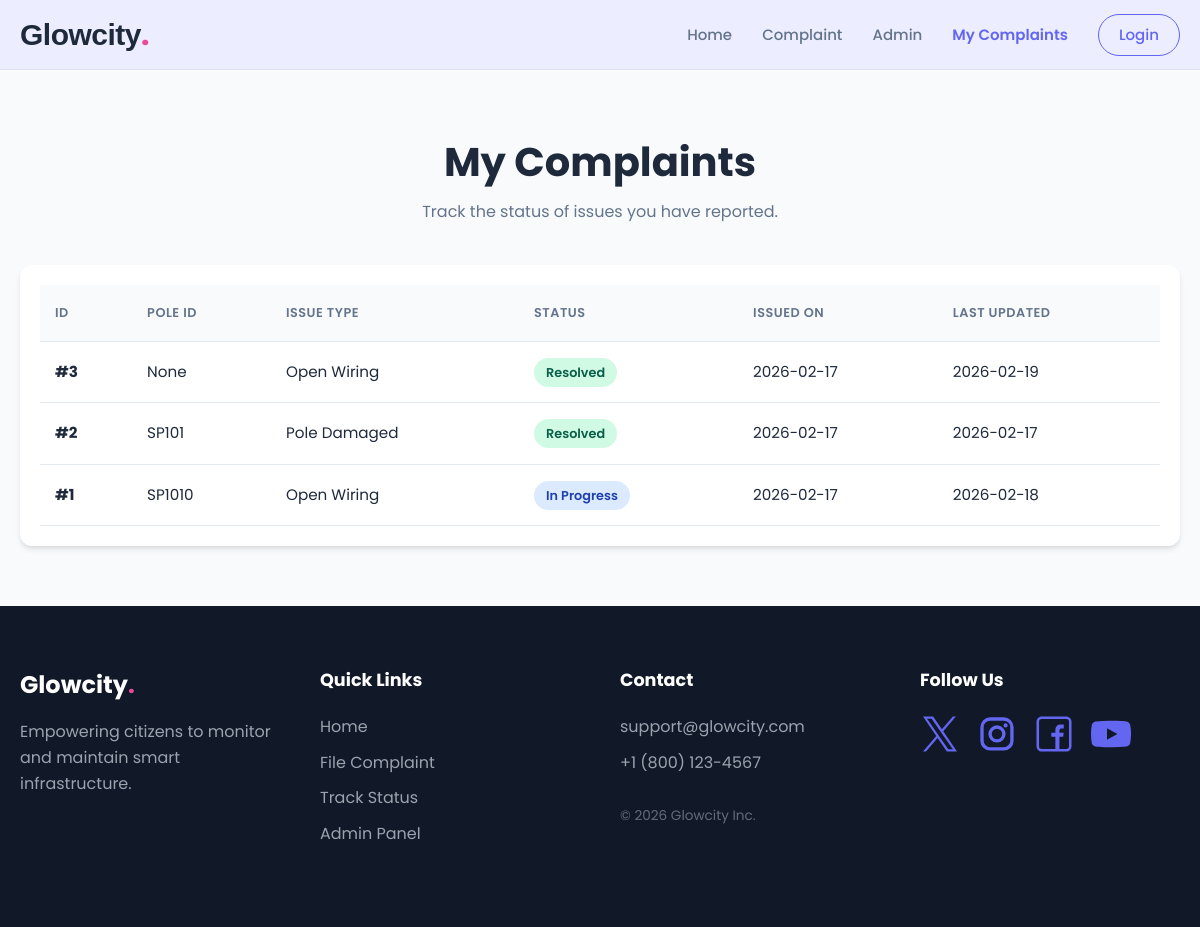
The page /my_complaints (signed in) on the database its author committed.
### tables this page shows
CREATE TABLE complaints (
        id INTEGER PRIMARY KEY AUTOINCREMENT,
        user_id INTEGER,
        pole_id TEXT,
        complaint_type TEXT,
        description TEXT,
        latitude TEXT,
        longitude TEXT,
        image TEXT,
        status TEXT DEFAULT 'Pending',
        issue_date TEXT,
        updated_at TEXT
    );

### app.py (the view)
@app.route('/my_complaints')
def my_complaints():
    if not session.get('user_id'):
        return redirect(url_for('login'))
    conn = get_db_connection()
    complaints = conn.execute("""
        SELECT * FROM complaints
        WHERE user_id=?
        ORDER BY id DESC
    """, (session['user_id'],)).fetchall()
    conn.close()
    return render_template('my_complaints.html', complaints=complaints)

### app.py (called while the page is built)
def get_db_connection():
    conn = sqlite3.connect('database.db')
    conn.row_factory = sqlite3.Row
    return conn

### templates/my_complaints.html (shortened to what this page needs)
<!DOCTYPE html>
<html lang="en">
<head>
    <link rel="stylesheet" href="{{ url_for('static', filename='style.css') }}">
</head>
<body>
    <header class="header">
        <div class="container nav-container">
            <div class="logo">Glowcity<span class="dot">.</span></div>
            <nav class="nav-links">
                <a href="/">Home</a>
                <a href="/complaint">Complaint</a>
                <a href="/admin">Admin</a>
                <a href="/my_complaints" class="active-link">My Complaints</a>
                <a href="/login" class="login-btn">Login</a>
            </nav>
        </div>
    </header>
    <main class="page-content">
        <div class="container">
            <div class="dashboard-header">
                <h2>My Complaints</h2>
                <p>Track the status of issues you have reported.</p>
            </div>
            <div class="table-card">
                {% if complaints %}
                <div class="table-responsive">
                    <table class="modern-table">
                        <thead>
                            <tr>
                                <th>ID</th>
                                <th>Pole ID</th>
                                <th>Issue Type</th>
                                <th>Status</th>
                                <th>Issued On</th>
                                <th>Last Updated</th>
                            </tr>
                        </thead>
                        <tbody>
                            {% for c in complaints %}
                            <tr>
                                <td><strong>#{{ c.id }}</strong></td>
                                <td>{{ c.pole_id }}</td>
                                <td>{{ c.complaint_type }}</td>
                                <td>
                                    {% if c.status == "Pending" %}
                                        <span class="badge badge-pending">Pending</span>
                                    {% elif c.status == "In Progress" %}
                                        <span class="badge badge-progress">In Progress</span>
                                    {% else %}
                                        <span class="badge badge-resolved">Resolved</span>
                                    {% endif %}
                                </td>
                                <td>{{ c.issue_date }}</td>
                                <td>{{ c.updated_at or "Not Updated" }}</td>
                            </tr>
                            {% endfor %}
                        </tbody>
                    </table>
                </div>
                {% else %}
                <div class="no-data">
                    <p>No complaints submitted yet.</p>
                    <a href="/complaint" class="primary-btn">File a Complaint</a>
                </div>
                {% endif %}
            </div>
        </div>
    </main>
    <footer class="footer">
        <div class="container footer-container">
            <div class="footer-brand">
                <h3>Glowcity<span class="dot">.</span></h3>
                <p>Empowering citizens to monitor and maintain smart infrastructure.</p>
            </div>
            <div class="footer-links">
                <h4>Quick Links</h4>
                <a href="/">Home</a>
                <a href="/complaint">File Complaint</a>
                <a href="/my_complaints">Track Status</a>
                <a href="/admin">Admin Panel</a>
            </div>
            <div class="footer-contact">
                <h4>Contact</h4>
                <p>support@glowcity.com</p>
                <p>+1 (800) 123-4567</p>
                <p class="copyright">&copy; 2026 Glowcity Inc.</p>
            </div>
            <div class="footer-social">
                <h4>Follow Us</h4><div class="footer-social-icons">
                <a href="#"><svg xmlns="http://www.w3.org/2000/svg" width="16" height="16" viewBox="0 0 16 16"><path fill="currentColor" d="M9.294 6.928L14.357 1h-1.2L8.762 6.147L5.25 1H1.2l5.31 7.784L1.2 15h1.2l4.642-5.436L10.751 15h4.05zM7.651 8.852l-.538-.775L2.832 1.91h1.843l3.454 4.977l.538.775l4.491 6.47h-1.843z"/></svg></a>
                <a href="#"></a>
                <a href="#"></a>
                <a href="#"></a>
            </div></div>
        </div>
    </footer>
</body>
</html>

### static/style.css (style rules this page uses)
:root { --primary: #6366f1; --primary-hover: #4f46e5; --secondary: #ec4899; --text-dark: #1e293b; --text-gray: #64748b; --bg-light: #f8fafc; --bg-white: #ffffff; --max-width: 1200px; --header-height: 70px; --radius: 12px; --shadow-sm: 0 1px 3px rgba(0,0,0,0.1); --shadow-md: 0 4px 6px -1px rgba(0, 0, 0, 0.1), 0 2px 4px -1px rgba(0, 0, 0, 0.06); --shadow-lg: 0 10px 15px -3px rgba(0, 0, 0, 0.1); --transition: all 0.3s ease; }
* { margin: 0; padding: 0; box-sizing: border-box; font-family: 'Poppins', sans-serif; }
body { background-color: var(--bg-white); color: var(--text-dark); line-height: 1.6; overflow-x: hidden; }
svg { display: block; color: var(--primary); width: 50px; height: 50px; }
a { text-decoration: none; color: inherit; }
.container { max-width: var(--max-width); margin: 0 auto; padding: 0 20px; }
.dot { color: var(--secondary); }
.header { position: sticky; top: 0; width: 100%; height: var(--header-height); background: rgba(234, 236, 255, 0.9); backdrop-filter: blur(10px); border-bottom: 1px solid rgba(0,0,0,0.05); z-index: 1000; display: flex; align-items: center; }
.nav-container { display: flex; justify-content: space-between; align-items: center; width: 100%; }
.logo { font-size: 30px; font-weight: 700; font-family: "Outfit", sans-serif; color: var(--text-dark); letter-spacing: -0.5px; }
.nav-links { display: flex; align-items: center; gap: 30px; }
.nav-links a { font-weight: 500; color: var(--text-gray); transition: var(--transition); font-size: 15px; }
.login-btn { padding: 8px 20px; border: 1px solid var(--primary); border-radius: 50px; color: var(--primary) !important; }
.footer { background: #111827; color: #f3f4f6; padding: 60px 0 30px; }
.footer-container { display: grid; grid-template-columns: 1fr 1fr 1fr 1fr; gap: 40px; margin-bottom: 40px; }
.footer-brand h3 { font-size: 1.5rem; margin-bottom: 15px; color: white; }
.footer-brand p { color: #9ca3af; max-width: 300px; }
.footer-social { display: flex; flex-direction: column; }
.footer-social svg { width: 40px; height: 40px; margin-right: 12px; cursor: pointer; transition: 0.3s ease; }
.footer-social-icons { display: flex; align-items: center; gap: 5px; }
.footer-social svg { display: inline-block; }
.footer-links h4, .footer-contact h4, .footer-social h4 { color: white; margin-bottom: 20px; font-size: 1.1rem; }
.footer-links a { display: block; color: #9ca3af; margin-bottom: 10px; transition: var(--transition); }
.footer-contact p { color: #9ca3af; margin-bottom: 10px; }
.copyright { margin-top: 30px; font-size: 0.85rem; opacity: 0.6; }
.page-content { padding: 60px 0; background-color: var(--bg-light); }
.active-link { color: var(--primary) !important; font-weight: 600 !important; }
.dashboard-header { text-align: center; margin-bottom: 40px; }
.dashboard-header h2 { font-size: 2.5rem; color: var(--text-dark); }
.dashboard-header p { color: var(--text-gray); margin-top: 5px; }
.table-card { background: white; padding: 20px; border-radius: var(--radius); box-shadow: var(--shadow-md); overflow: hidden; }
.table-responsive { overflow-x: auto; }
.modern-table { width: 100%; border-collapse: collapse; font-size: 0.95rem; min-width: 700px; }
.modern-table thead tr { background-color: #f8fafc; text-align: left; }
.modern-table th, .modern-table td { padding: 18px 15px; border-bottom: 1px solid #e2e8f0; }
.modern-table th { color: var(--text-gray); font-weight: 600; text-transform: uppercase; font-size: 0.8rem; letter-spacing: 0.5px; }
.badge { padding: 6px 12px; border-radius: 50px; font-size: 0.8rem; font-weight: 600; white-space: nowrap; }
.badge-progress { background-color: #dbeafe; color: #1e40af; }
.badge-resolved { background-color: #d1fae5; color: #065f46; }

### rows shown on the page
complaints: id "3", pole_id "None", complaint_type "Open Wiring", status "Resolved", issue_date "2026-02-17", updated_at "2026-02-19"
complaints: id "2", pole_id "SP101", complaint_type "Pole Damaged", status "Resolved", issue_date "2026-02-17", updated_at "2026-02-17"
complaints: id "1", pole_id "SP1010", complaint_type "Open Wiring", status "In Progress", issue_date "2026-02-17", updated_at "2026-02-18"
